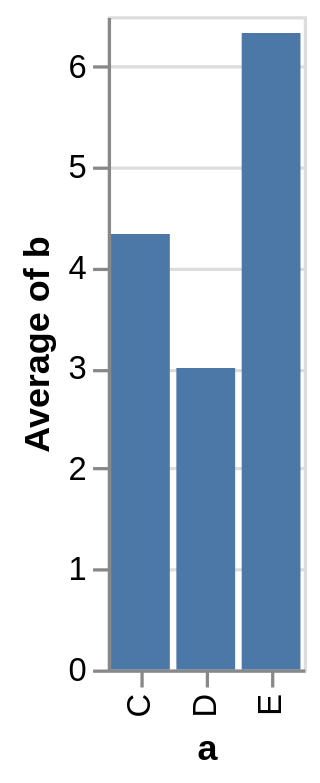

Write a Vega-Lite specification for this figure.
### Vega specification from a JSON file in a GitHub repository (floating-point values rounded to 4 significant figures)
{"$schema": "https://vega.github.io/schema/vega/v5.json", "autosize": "pad", "background": "white", "padding": 5, "height": 200, "style": "cell", "data": [{"name": "source_0", "values": [{"a": "C", "b": 2}, {"a": "C", "b": 7}, {"a": "C", "b": 4}, {"a": "D", "b": 1}, {"a": "D", "b": 2}, {"a": "D", "b": 6}, {"a": "E", "b": 8}, {"a": "E", "b": 4}, {"a": "E", "b": 7}]}, {"name": "data_0", "source": "source_0", "transform": [{"type": "aggregate", "groupby": ["a"], "ops": ["average"], "fields": ["b"], "as": ["average_b"]}]}], "signals": [{"name": "x_step", "value": 20}, {"name": "width", "update": "bandspace(domain('x').length, 0.1, 0.05) * x_step"}], "marks": [{"name": "marks", "type": "rect", "style": ["bar"], "from": {"data": "data_0"}, "encode": {"update": {"fill": {"value": "#4c78a8"}, "x": {"scale": "x", "field": "a"}, "width": {"scale": "x", "band": true}, "y": {"scale": "y", "field": "average_b"}, "y2": {"scale": "y", "value": 0}}}}], "scales": [{"name": "x", "type": "band", "domain": {"data": "data_0", "field": "a", "sort": true}, "range": {"step": {"signal": "x_step"}}, "paddingInner": 0.1, "paddingOuter": 0.05}, {"name": "y", "type": "linear", "domain": {"data": "data_0", "field": "average_b"}, "range": [{"signal": "height"}, 0], "nice": true, "zero": true}], "axes": [{"scale": "y", "orient": "left", "gridScale": "x", "grid": true, "tickCount": {"signal": "ceil(height/40)"}, "domain": false, "labels": false, "maxExtent": 0, "minExtent": 0, "ticks": false, "zindex": 0}, {"scale": "x", "orient": "bottom", "grid": false, "title": "a", "labelAlign": "right", "labelAngle": 270, "labelBaseline": "middle", "zindex": 0}, {"scale": "y", "orient": "left", "grid": false, "title": "Average of b", "labelOverlap": true, "tickCount": {"signal": "ceil(height/40)"}, "zindex": 0}], "config": {"background": "white"}}
